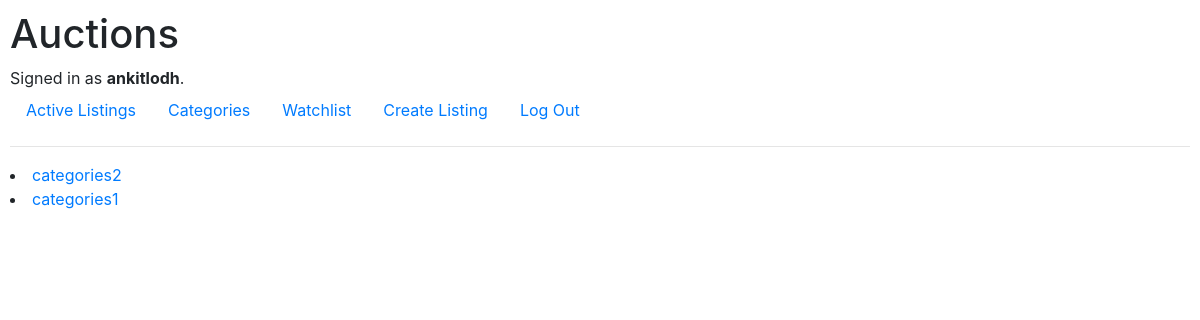
Page /category (signed in) on the committed database.
### auctions/models.py (models this page shows)
class User(AbstractUser):
    username = models.CharField(max_length=200, unique=True)
    email = models.EmailField(unique=True)
    password = models.CharField(max_length=200, unique=True)

class AuctionList(models.Model):
    username = models.ForeignKey(User,on_delete=models.CASCADE)
    title = models.CharField(max_length=64,null=False, blank=False)
    description = models.TextField(blank=True)
    current_price = models.IntegerField(null=False, blank=True)
    photo = models.TextField(blank=True)
    categories = models.CharField(max_length=50)

### auctions/views.py (the view)
# urls.py: path("category", views.category, name="category"),
def category(request):
    all_product = AuctionList.objects.all()
    all_products = set()
    for product in all_product:
        all_products.add(product.categories)
    return render(request, "auctions/categories.html",{
        "all_products":all_products,
    })

### auctions/templates/auctions/categories.html (shortened to what this page needs)
{% extends 'auctions/layout.html' %}
{% block body %}
    {% for product in all_products %}
        <li><a href="{% url 'details_category' product %}">{{product}}</a></li>
    {% empty %}
       No category listed yet...
    {% endfor %}
{% endblock %}

### auctions/templates/auctions/layout.html (shortened to what this page needs)
{% load static %}
<!DOCTYPE html>
<html lang="en">
    <head>
        <link rel="stylesheet" href="https://stackpath.bootstrapcdn.com/bootstrap/4.4.1/css/bootstrap.min.css">
        <link href="{% static 'auctions/styles.css' %}" rel="stylesheet">
        <link href="{% static 'auctions/index.css' %}" rel="stylesheet">
    </head>
    <body>
        <h1>Auctions</h1>
        <div>
            {% if user.is_authenticated %}
                Signed in as <strong>{{ user.username }}</strong>.
            {% else %}
                Not signed in.
            {% endif %}
        </div>
        <ul class="nav">
            <li class="nav-item">
                <a class="nav-link" href="{% url 'index' %}">Active Listings</a>
            </li>
            {% if user.is_authenticated %}
                <li class="nav-item">
                    <a class="nav-link" href="{% url 'category' %}">Categories</a>
                </li>
                <li class="nav-item">
                    <a class="nav-link" href="#">Watchlist</a>
                </li>
                <li class="nav-item">
                    <a class="nav-link" href="{% url 'create' %}">Create Listing</a>
                </li>
                <li class="nav-item">
                    <a class="nav-link" href="{% url 'logout' %}">Log Out</a>
                </li>
            {% endif %}
        </ul>
        <hr>
        {% block body %}
        {% endblock %}
    </body>
</html>

### auctions/static/auctions/styles.css (style rules this page uses)
body { padding: 10px; }

### rows in the picture
User: username "ankitlodh"
AuctionList: all_products "categories2"
AuctionList: all_products "categories1"
